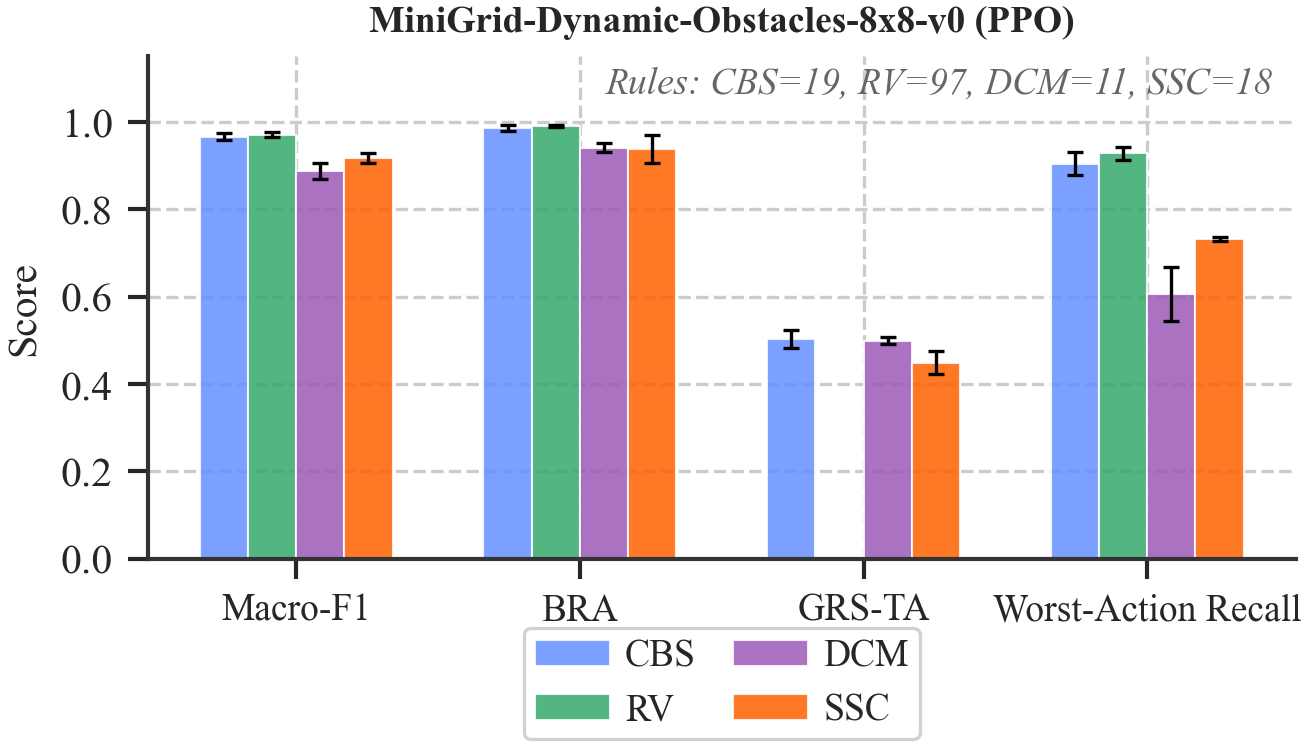

This figure's Python source:
#!/usr/bin/env python
"""External validity: MiniGrid + PPO.

Grouped bar chart comparing 4 methods (CBS, RV, DCM, SSC)
on Macro-F1, BRA, GRS-TA, and worst-action recall for MiniGrid-Dynamic-Obstacles-8x8-v0.
"""
import sys, os
sys.path.insert(0, os.path.dirname(os.path.dirname(os.path.abspath(__file__))))

import numpy as np
from figures._style import apply_style, savefig, load_results, COL2
import matplotlib.pyplot as plt
import matplotlib.patches as mpatches

METHOD_COLORS = {
    "CBS":              "#648FFF",  # blue
    "B3-vote":          "#35A86B",  # green
    "Consensus_default": "#9B59B6",  # purple
    "V2_soft_support":  "#FE6100",  # orange
}
METHOD_LABELS = {
    "CBS":              "CBS",
    "B3-vote":          "RV",
    "Consensus_default": "DCM",
    "V2_soft_support":  "SSC",
}
METHOD_ORDER = ["CBS", "B3-vote", "Consensus_default", "V2_soft_support"]

METRICS = [
    ("f1_mean", "Macro-F1"),
    ("BRA", "BRA"),
    ("GRS_TA", "GRS-TA"),
    ("worst_recall_mean", "Worst-Action Recall"),
]


def main():
    apply_style()

    d = load_results("minigrid_dynamic_obstacles_8x8_v0", "external_validity.json")
    if d is None:
        print("  SKIP: no external_validity.json for MiniGrid")
        return

    summary = d["cross_seed_summary"]

    fig, ax = plt.subplots(1, 1, figsize=(COL2 * 0.65, 2.8))

    n_metrics = len(METRICS)
    n_methods = len(METHOD_ORDER)
    bar_width = 0.17
    x_base = np.arange(n_metrics)

    for m_idx, method in enumerate(METHOD_ORDER):
        if method not in summary:
            continue
        s = summary[method]
        means = [s[mk]["mean"] for mk, _ in METRICS]
        stds = [s[mk]["std"] for mk, _ in METRICS]
        offset = (m_idx - (n_methods - 1) / 2) * bar_width

        ax.bar(x_base + offset, means, bar_width,
               yerr=stds,
               color=METHOD_COLORS[method], alpha=0.85,
               edgecolor="white", linewidth=0.5,
               error_kw=dict(lw=0.8, capsize=2, capthick=0.8),
               label=METHOD_LABELS[method])

    ax.set_xticks(x_base)
    ax.set_xticklabels([label for _, label in METRICS], fontsize=9)
    ax.set_ylabel("Score")
    ax.set_ylim(0, 1.15)
    ax.set_title("MiniGrid-Dynamic-Obstacles-8x8-v0 (PPO)",
                 fontsize=9, fontweight="bold")

    # Add rule count annotation
    ax.text(0.98, 0.98,
            "Rules: " + ", ".join(
                f"{METHOD_LABELS[m]}={summary[m]['n_rules_mean']['mean']:.0f}"
                for m in METHOD_ORDER if m in summary),
            transform=ax.transAxes, fontsize=9, ha="right", va="top",
            color="#666", style="italic")

    ax.legend(loc="upper center", ncol=2, fontsize=9,
              bbox_to_anchor=(0.5, -0.10), framealpha=0.9)

    plt.tight_layout()
    savefig(fig, "fig_minigrid_transfer")


if __name__ == "__main__":
    main()
